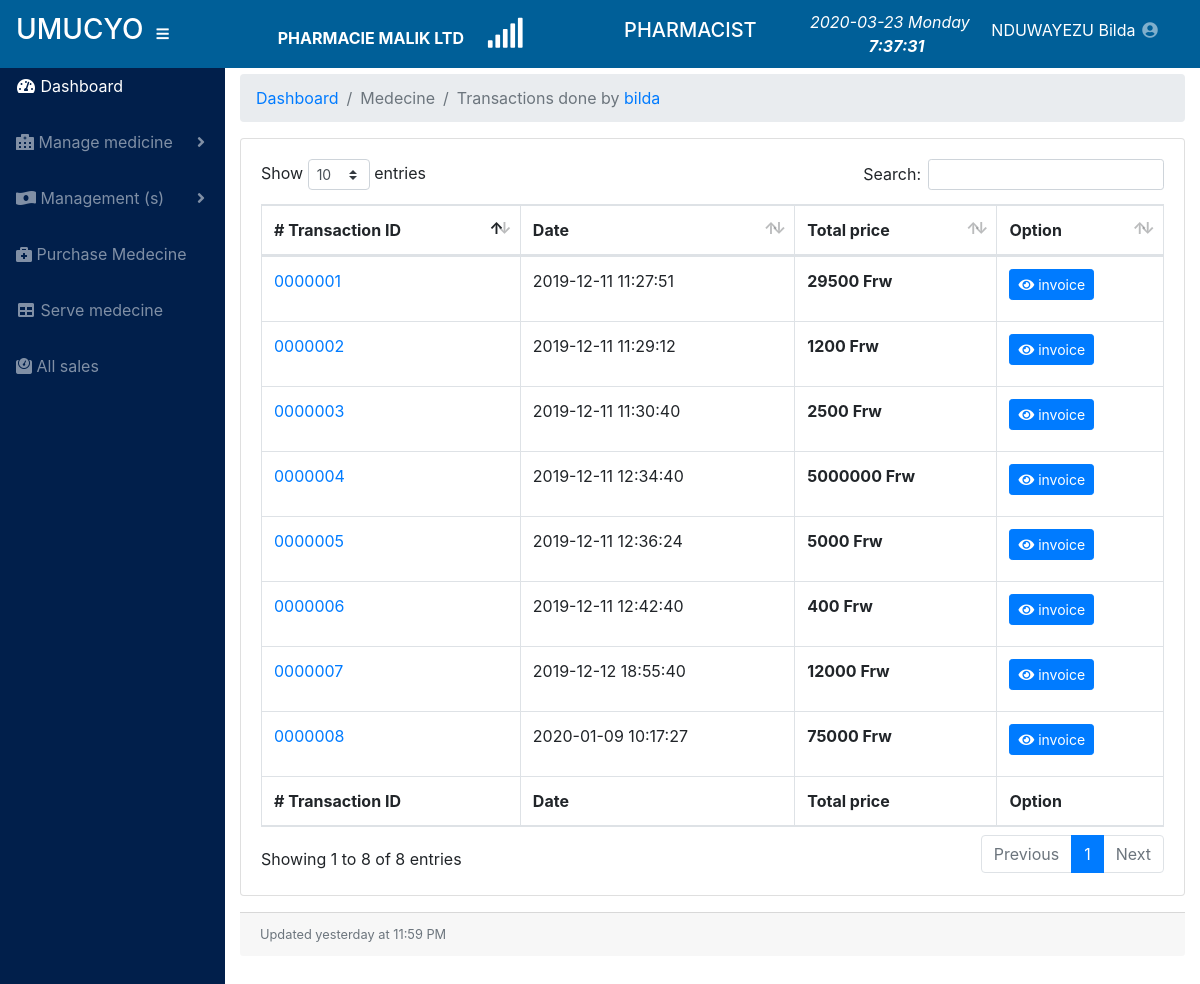
The app's page /checkout.php (signed in) with its own data.
### tables this page shows
CREATE TABLE `phar_branch` (
  `branch_ID` int(11) NOT NULL,
  `branch_name` varchar(60) NOT NULL,
  `institution_code` varchar(45) NOT NULL,
  `branch_province` varchar(60) NOT NULL,
  `brannch_district` varchar(60) NOT NULL,
  `branch_region` varchar(60) NOT NULL,
  `inserted_user` varchar(60) NOT NULL,
  `inserted_date` date NOT NULL,
  `branch_status` enum('0','1') NOT NULL DEFAULT '0'
);

CREATE TABLE `user_role` (
  `role_id` int(11) NOT NULL,
  `role_name` varchar(45) NOT NULL,
  `institution_code` varchar(45) NOT NULL,
  `reg_date` date NOT NULL
);

CREATE TABLE `transactions` (
  `TRANSACTION_ID` int(11) NOT NULL,
  `DATE_OF_TRANSACTION` datetime NOT NULL,
  `TOTAL_PRICE` int(11) DEFAULT NULL,
  `TRANSACTION_NUMBER` varchar(50) NOT NULL,
  `user` varchar(20) NOT NULL,
  `user_id` int(11) NOT NULL,
  `Branch` varchar(50) NOT NULL,
  `institution_code` varchar(45) NOT NULL,
  `done_at` date NOT NULL
);

### checkout.php (the view, shortened to what this page needs)
<?php
include('includes/head_tag.php');
?>
</head>
<body id="page-top">
  <?php include('includes/menu.php'); ?>
    <div id="content-wrapper" >
      <div class="container-fluid">
        <ol class="breadcrumb">
          <li class="breadcrumb-item">
            <a href="home">Dashboard</a>
          </li>
          <li class="breadcrumb-item active">Medecine</li>
          <li class="breadcrumb-item active">Transactions done by <a href="profile"><?php echo $_SESSION['username'] ?></a></li>
        </ol>
  <?php
  if(!empty($_SESSION['cart'])){
    $index = 0;
    $total = 0;
    $invoice_n = "SELECT TRANSACTION_NUMBER FROM transactions WHERE
    Branch='$_SESSION[branch]' ORDER BY DATE_OF_TRANSACTION DESC LIMIT 1";
    $inv_num   = $conn->query($invoice_n);
    $num =$inv_num->fetch_assoc();
    $www = "SELECT COUNT(TRANSACTION_ID) FROM `transactions`";
    $tr   = $conn->query($www);
    if ($tr  = 0){
      $last = 000000;
    }
    else{
      $last = $num['TRANSACTION_NUMBER'];
    }
    $last++;
    $invoice_number = sprintf('%07d', $last);
    if(!isset($_SESSION['qty_array'])){
      $_SESSION['qty_array'] = array_fill(0, count($_SESSION['cart']), 1);
    }
    $g = implode(',',$_SESSION['cart']);
    $sql = "SELECT *,SUM(product_quantity) as quantity FROM `purchase_medical_product`
        INNER JOIN `medical_product` ON purchase_medical_product.product_name = medical_product.product_ID
        INNER JOIN `login` ON purchase_medical_product.user_id = login.user_id
        WHERE  medical_product.product_ID IN ($g) GROUP BY purchase_medical_product.product_name";
    $query = $conn->query($sql);
      while($row = $query->fetch_assoc()){
          $done_on = date('Y-m-d');
         $qty        = $_SESSION['qty_array'][$index];
         $sel_price1 = $_SESSION['selling_price'][$index];
         $batch_num  = $_SESSION['batch_number'][$index];
         $sub_total  = $_SESSION['sub_total'][$index];
         $sql2 = "INSERT INTO total_sales (transaction_ID,medicine_ID,batch
         ,quantity,price,sub_total,total_price,date_done,userID,User_branch
         ,institution_code,date_with_hours,customer_name, customer_telphone
         ,payment_mode,customer_tin)
        VALUES ('$invoice_number','$row[product_ID]', '$batch_num',
                '$qty','$sel_price1','$sub_total',
                '$_SESSION[tt_price]','$done_on','$_SESSION[user_id]',
                '$_SESSION[branch]','$_SESSION[institution_code]',now(),
                '$_SESSION[customer_name]','$_SESSION[pnumber]',
                '$_SESSION[payment_mode]','$_SESSION[customer_tin]')";
        if ($conn->query($sql2) === TRUE) {
            $_SESSION['message'] = 'Transaction processed successfully';
        } else {
            echo "Error: " . $sql2 . "<br>" . $conn->error;
        }
      $index ++;
    }
    if(isset($_SESSION['message'])){
      $today = date('Y-m-d');
      $sql2 = "INSERT INTO transactions (DATE_OF_TRANSACTION,TOTAL_PRICE,TRANSACTION_NUMBER,user,user_id,Branch,institution_code,done_at)
      VALUES (now(),'$_SESSION[tt_price]','$invoice_number','$_SESSION[username]','$_SESSION[user_id]','$_SESSION[branch]','$_SESSION[institution_code]','$today');";
        if ($conn->query($sql2) === TRUE) {
            $_SESSION['message'] = 'Transaction processed successfully';
        } else {
            echo "Error: " . $sql2 . "<br>" . $conn->error;
        }
      ?>
      <div class="row" style="padding: ">
        <div class="col-sm-6 col-sm-offset-6">
          <div class="alert alert-info text-center">
            <?php echo $_SESSION['message']; ?>
          </div>
        </div>
      </div>
      <?php
      unset($_SESSION['message']);
      unset($_SESSION['customer_name']);
      unset($_SESSION['pnumber']);
      unset($_SESSION['payment_mode']);
      unset($_SESSION['batch_number']);
      echo '<script>
         setTimeout(function(){
            window.location.href = "profile";
         }, 2000);
      </script>';
    }
   unset($_SESSION['cart']);
  }
else {
  if($_SESSION['role_id'] == 3){
    $sql = "SELECT DISTINCT * FROM transactions
    WHERE institution_code = '$_SESSION[institution_code]'";
    $query = $conn->query($sql);
  }else{
    $sql = "SELECT DISTINCT * FROM transactions
    WHERE Branch = '$_SESSION[branch]' AND
    institution_code = '$_SESSION[institution_code]'";
    $query = $conn->query($sql);
  }
?>
        <div class="card mb-3">
          <div class="card-body">
            <div class="table-responsive">
              <table class="table table-bordered" id="dataTable" cellspacing="0">
                <thead>
                  <tr>
                    <th># Transaction ID</th>
                    <th>Date</th>
                    <th>Total price</th>
                    <th>Option</th>
                  </tr>
                </thead>
                <tfoot>
                  <tr>
                    <th># Transaction ID</th>
                    <th>Date</th>
                    <th>Total price</th>
                    <th>Option</th>
                  </tr>
                </tfoot>
                <tbody>
        <?php
        $inc = 4;
        while($row = $query->fetch_assoc()){
          $inc = ($inc == 4) ? 1 : $inc + 1;
          if($inc == 1) echo "<div class='row text-center'>";
        ?>
      <tr>
      <td>
        <a href="sales_details?sales_inv=<?php echo $row['TRANSACTION_NUMBER']; ?>"><?php echo $row['TRANSACTION_NUMBER']; ?></a>
      </td>
      <td><?php echo $row['DATE_OF_TRANSACTION']; ?></td>
      <td><p class="pull-left"><b><?php echo $row['TOTAL_PRICE'].' Frw'; ?></b></p></td>
      <td>
        <span class="pull-right">
         <a href="sales_details?sales_inv=<?php echo $row['TRANSACTION_NUMBER']; ?>" class="btn btn-primary btn-sm">
        <span class="fas fa-eye"></span> invoice</a></span>
      </td>
    </tr>
   </div>
      <?php
    }
  ?>
<div class="card-footer small text-muted">Updated yesterday at 11:59 PM</div></div>
<?php
}
  ?>
</body>
</html>

### includes/menu.php (shortened to what this page needs)
<?php
include('includes/config.php');
$sql_priv = "SELECT * FROM `user_privilegies` WHERE role_id ='$_SESSION[role_id]'";
$result = $conn->query($sql_priv);
$rows = $result->fetch_assoc();
$sql_role = "SELECT * FROM `user_role` WHERE role_id ='$_SESSION[role_id]'";
$result = $conn->query($sql_role);
$row_roleName = $result->fetch_assoc();
$role_name = $row_roleName['role_name'];
$sql = "SELECT * FROM `phar_branch` WHERE branch_ID = '$_SESSION[branch]'";
$result = $conn->query($sql);
$row = $result->fetch_object();
$branch_name = $row->branch_name;
?>
<nav class="navbar navbar-expand navbar-dark navbar-fixed-top fixed-top" style="background-color: #005f98; margin-bottom: auto;" >
    <a class="navbar-brand mr-1" href="home">
      <h3>UMUCYO</h3>
    </a>
    <button class="btn btn-link btn-sm text-white order-1 order-sm-0" id="sidebarToggle" href="#">
      <i class="fas fa-bars"></i>
    </button>
    <a  href="" id=""  aria-expanded="false">
          <span style="color: #FFF;margin-left:100px;"><b><?php echo $branch_name; ?></b>
            &nbsp;&nbsp;&nbsp;&nbsp;<i id="demo"></i></span>
        </a>
<h5 style="margin-left: 100px; color: #fff;"><?php echo $role_name; ?></h5>
    <div class="d-none d-md-inline-block form-inline ml-auto mr-0 mr-md-3 my-2 my-md-0">
    <ul class="navbar-nav ml-auto ml-md-0 my-2 my-md-0">
             <i class="" style="color: #FFF;">
        <?php echo date("Y-m-d")."  ". date("l"); ?>&nbsp;&nbsp;&nbsp;
      <strong><label id="timer"></label></strong>
      </i>
      <li class="nav-item dropdown no-arrow">
        <a class="nav-link dropdown-toggle" href="#" id="userDropdown" role="button" data-toggle="dropdown" aria-haspopup="true" aria-expanded="false">
          <span style="color: #FFF;"><?php echo $_SESSION['first_name']." ".$_SESSION['last_name']; ?></span>
          <i class="fas fa-user-circle fa-fw"></i>
        </a>
      </li>
    </ul>
  </div>
  </nav>
  <br><br>
<div id="wrapper" style="margin-top: 10px;" >
    <ul class="sidebar navbar-nav"style="background-color: #011f4b;">
      <li class="nav-item active">
        <a class="nav-link" href="home">
          <i class="fas fa-fw fa-tachometer-alt"></i>
          <span>Dashboard</span>
        </a>
      </li>
      <?php if($_SESSION['role_id']== 1){ ?>
      <li class="nav-item">
        <a class="nav-link" href="phar_institution">
        <i class="fas fa-fw fa-table"></i>
          <span>System Backup</span></a>
      </li>
      <li class="nav-item">
        <a class="nav-link" href="phar_institution">
        <i class="fas fa-fw fa-table"></i>
          <span>Pharmacy Institution</span></a>
      </li>
      <?php } if($rows['acc_privilegie']== 1 || $_SESSION['role_id']== 1){ ?>
      <li class="nav-item">
        <a class="nav-link" href="pharmacy_privilegie">
        <i class="fas fa-fw fa-table"></i>
          <span>Access Right</span></a>
      </li>
      <?php } if($rows['acc_medecine']== 1 || $_SESSION['role_id']== 1){ ?>
      <li class="nav-item dropdown">
        <a class="nav-link dropdown-toggle" href="#" id="pagesDropdown" role="button" data-toggle="dropdown" aria-haspopup="true" aria-expanded="false">
          <i class="fas fa-hospital-alt"></i>
          <span>Manage medicine</span>
        </a>
        </li>
      <?php } if($rows['acc_management']== 1 || $_SESSION['role_id']== 1){ ?>
          <li class="nav-item dropdown">
        <a class="nav-link dropdown-toggle" href="#" id="pagesDropdown" role="button" data-toggle="dropdown" aria-haspopup="true" aria-expanded="false">
          <i class="fas fa-money-bill-wave-alt"></i>
          <span>Management (s)</span>
        </a>
      </li>
      <?php  } if($rows['acc_purchased']== 1 || $_SESSION['role_id']== 1){ ?>
      <li class="nav-item">
        <a class="nav-link" href="medecine_purchase">
        <i class="fas fa-briefcase-medical"></i>
          <span>Purchase Medecine</span></a>
      </li>
      <?php } if($rows['acc_to_serve']== 1 || $_SESSION['role_id']== 1){ ?>
      <li class="nav-item">
        <a class="nav-link" href="medecine">
        <i class="fas fa-fw fa-table"></i>
          <span>Serve medecine</span></a>
      </li>
      <?php } if($rows['acc_branches']== 1 || $_SESSION['role_id']== 1){ ?>
      <?php } if($rows['acc_all_served']== 1 || $_SESSION['role_id']== 1){ ?>
      <li class="nav-item">
        <a class="nav-link" href="all_sales">
          <i class="fas fa-weight"></i>
          <span>All sales</span></a>
      </li>
      <?php } if($rows['acc_manager_report']== 1 || $_SESSION['role_id']== 1){ ?>
      <li class="nav-item">
        <a class="nav-link" href="financialreport">
          <i class="fas fa-file"></i>
          <span>Reporting</span></a>
      </li>
      <?php } if($rows['acc_pharmacy_user']== 1 || $_SESSION['role_id']== 1){ ?>
     <li class="nav-item">
        <a class="nav-link" href="pharmacy_users">
          <i class="fas fa-users"></i>
          <span>Staff</span>
        </a>
      </li>
      <?php } if($rows['acc_transaction']== 1 || $_SESSION['role_id']== 1){ ?>
      <li class="nav-item">
        <a class="nav-link" href="checkout">
          <i class="fas fa-users"></i>
          <span>TRANSACTION</span>
        </a>
      </li>
      <?php }  ?>
    </ul>

### records on screen
phar_branch: branch_name "PHARMACIE MALIK LTD"
user_role: role_name "PHARMACIST"
transactions: TRANSACTION_NUMBER "0000001", DATE_OF_TRANSACTION "2019-12-11 11:27:51", TOTAL_PRICE "29500"
transactions: TRANSACTION_NUMBER "0000002", DATE_OF_TRANSACTION "2019-12-11 11:29:12", TOTAL_PRICE "1200"
transactions: TRANSACTION_NUMBER "0000003", DATE_OF_TRANSACTION "2019-12-11 11:30:40", TOTAL_PRICE "2500"
transactions: TRANSACTION_NUMBER "0000004", DATE_OF_TRANSACTION "2019-12-11 12:34:40", TOTAL_PRICE "5000000"
transactions: TRANSACTION_NUMBER "0000005", DATE_OF_TRANSACTION "2019-12-11 12:36:24", TOTAL_PRICE "5000"
transactions: TRANSACTION_NUMBER "0000006", DATE_OF_TRANSACTION "2019-12-11 12:42:40", TOTAL_PRICE "400"
transactions: TRANSACTION_NUMBER "0000007", DATE_OF_TRANSACTION "2019-12-12 18:55:40", TOTAL_PRICE "12000"
transactions: TRANSACTION_NUMBER "0000008", DATE_OF_TRANSACTION "2020-01-09 10:17:27", TOTAL_PRICE "75000"

### other values on screen
$_SESSION['first_name'] "NDUWAYEZU"
$_SESSION['last_name'] "Bilda"
$_SESSION['username'] "bilda"
